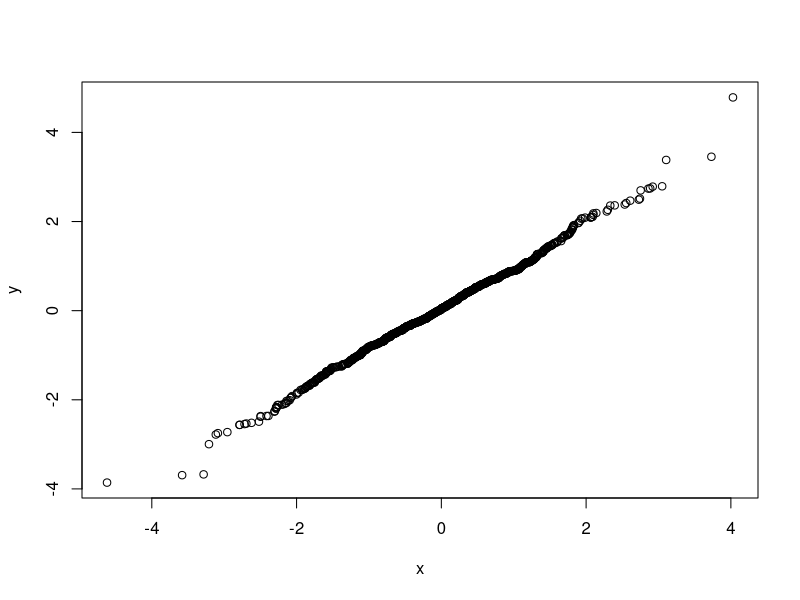
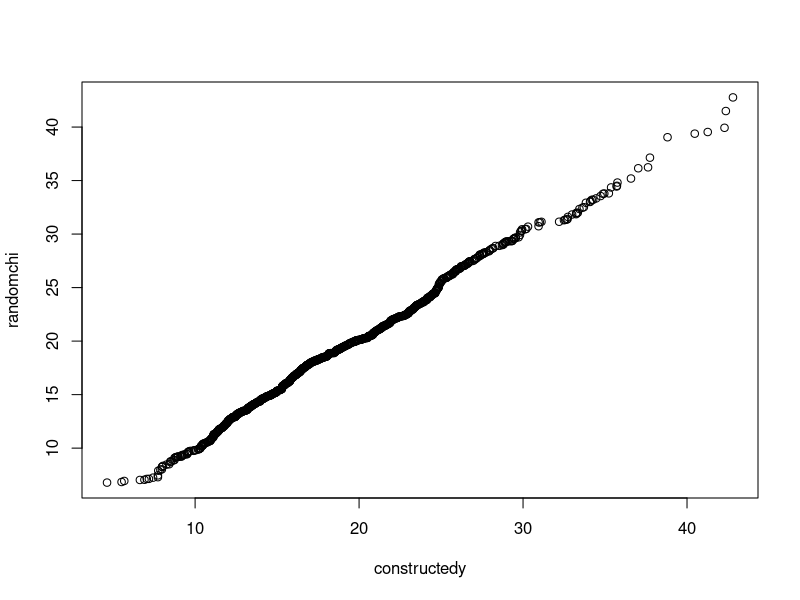
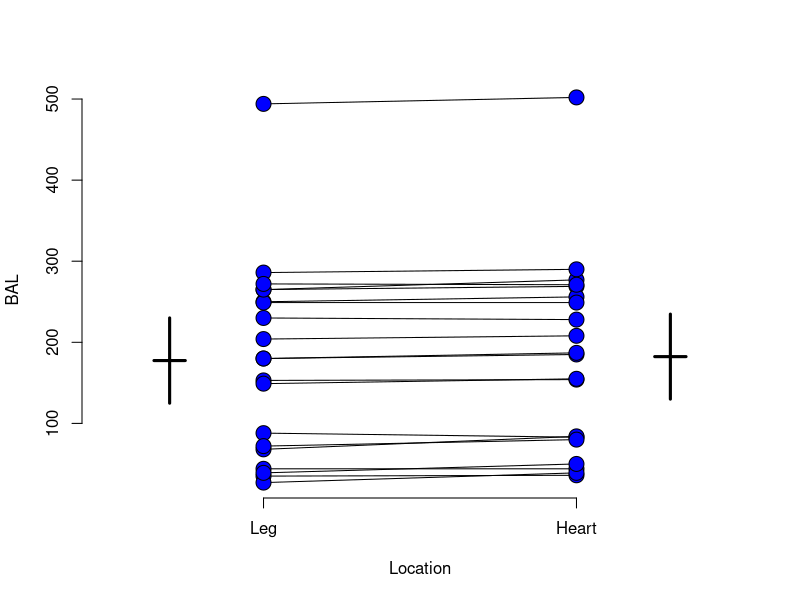
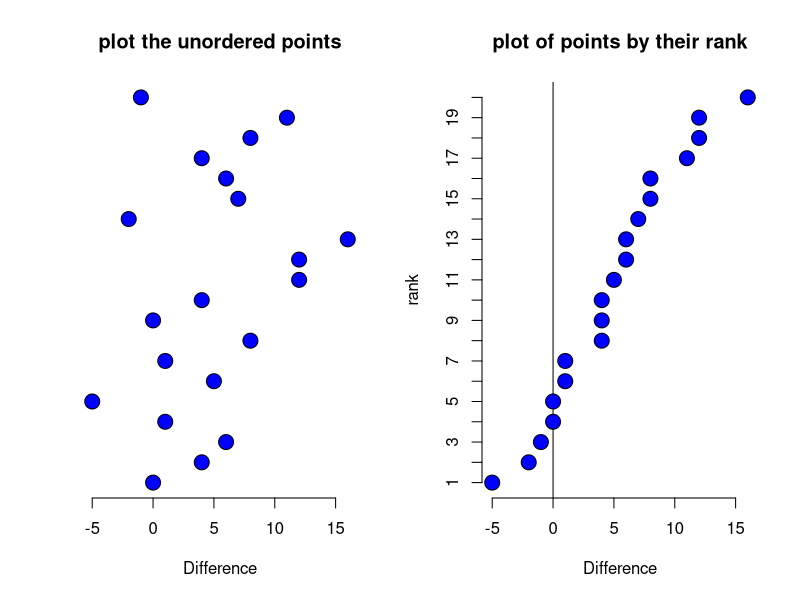
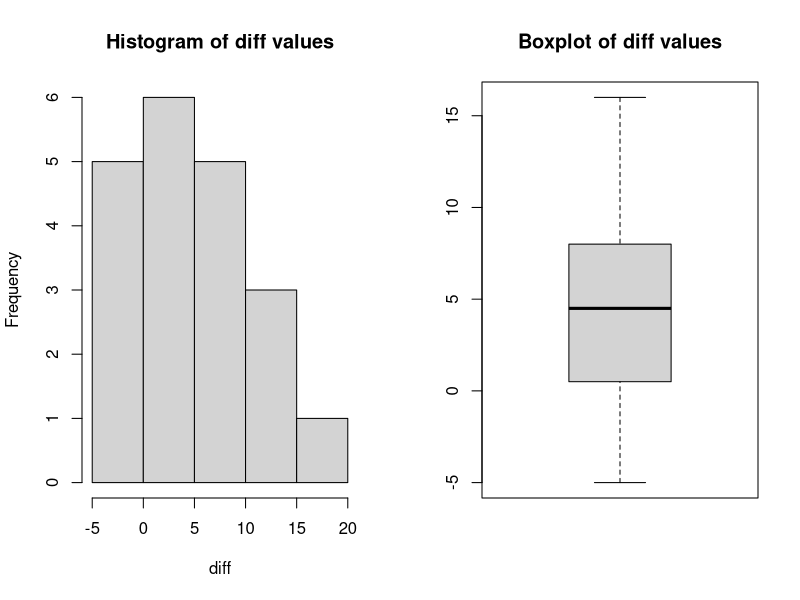
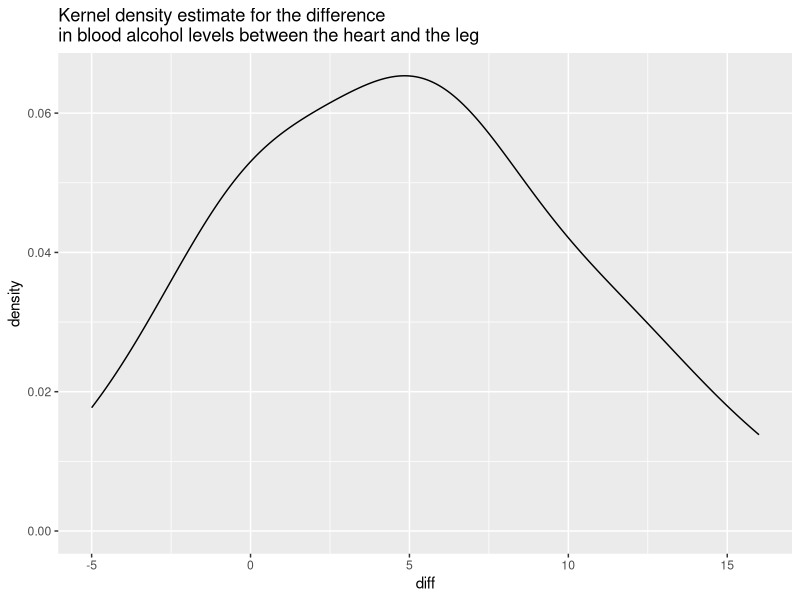
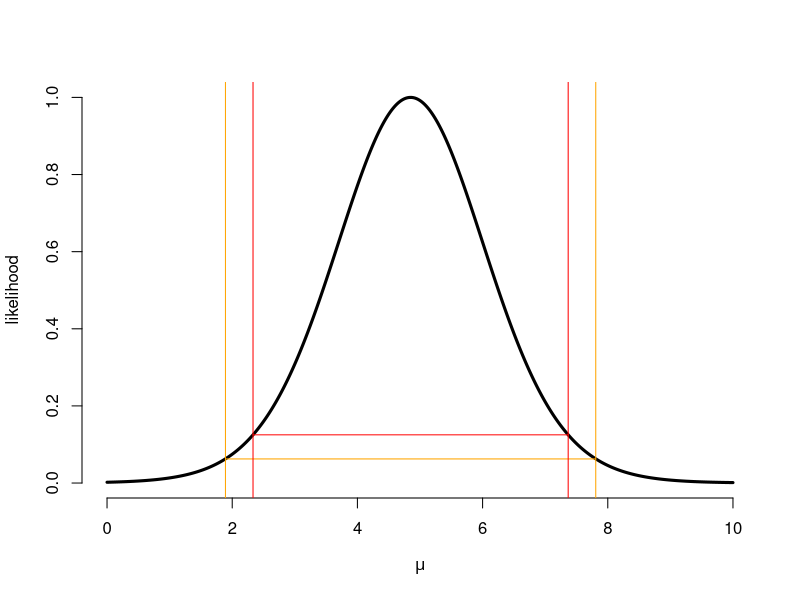
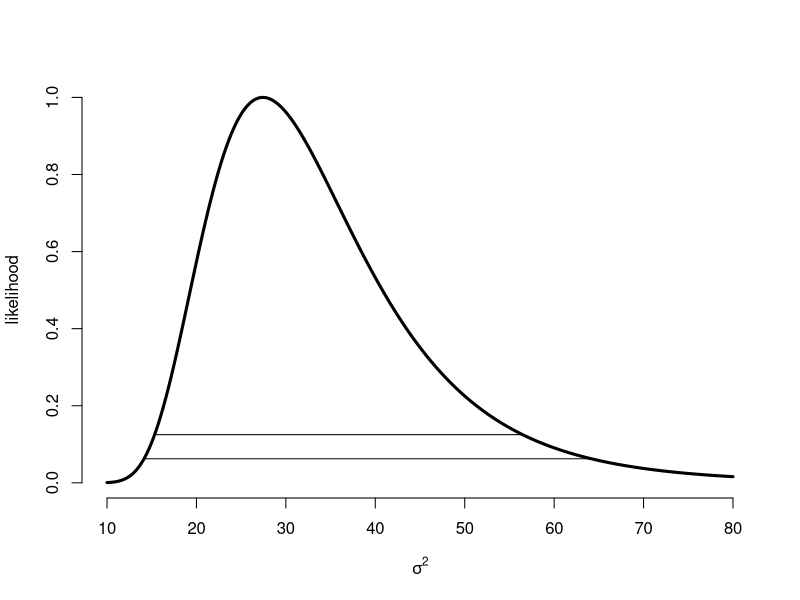

These figures' R source, in order: (Note: this script raises an error after producing the figures.)
#4
x=matrix(rnorm(1000*20,5,sqrt(2)),nrow = 1000)
m=apply(x,1,mean)
v=apply(x,1,sd)
x=(m-5)/(v/sqrt(20))
y=rt(1000,19)
qqplot(x,y)

#5
#sd=sqrt(2) not 2
x=matrix(rnorm(1000*20,5,sqrt(2)), nrow = 1000)
y=apply(x,1,var)
constructedy=y*19/2
#n=20,sigma^2=2
randomchi=rchisq(1000,19)
qqplot(constructedy,randomchi)


#7
A <- c( 44,265,250,153, 88,180, 35,494,249,204,
        265, 27, 68,230,180,149,286, 72, 39,272)
B <- c( 44,269,256,154, 83,185, 36,502,249,208,
        277, 39, 84,228,187,155,290, 80, 50,271)
plot(c(.5, 2.5), range(A, B), type = "n", 
     axes = FALSE, xlab = "Location", ylab = "BAL")
axis(1, c("Leg", "Heart"), at = 1 : 2)
axis(2)
## Horizontal lines representing mean values in both groups
lines(c(.65, .75), rep(mean(A), 2), lwd = 3)
lines(c(2.25, 2.35), rep(mean(B), 2), lwd = 3)
## Vertical lines representing mean +/- 2 * standard deviation of the mean
lines(c(.70, .70), mean(A) + c(-1, 1) * 2 * sd(A) / sqrt(length(A)), 
      lwd = 3)
lines(c(2.30, 2.30), mean(B) + c(-1, 1) * 2 * sd(B) / sqrt(length(B)), 
      lwd = 3)
for (i in 1 : 20){
  lines(1 : 2, c(A[i], B[i]), lwd = 1)
  points(1 : 2, c(A[i], B[i]), pch = 21, bg = "blue", cex = 2)
}


diff <- B - A
par(mfrow=c(1,2))
# a stem and leaf plot (Recall Lecture 11 page 9)
stem(diff)
## Just plot the UNORDERED points
## type "n" for no plotting yet 
plot(diff, 1 : length(diff), type = "n", xlab = "Difference", 
     ylab = "", axes = FALSE, main = "plot the unordered points")
axis(1)
points(diff, 1 : length(diff), pch = 21, bg = "blue", cex = 2)

## Plot the points by their rank
plot(diff, 1 : length(diff), type = "n", xlab = "Difference", 
     ylab = "rank", axes = FALSE, main = "plot of points by their rank")
axis(1)
axis(2, 1 : length(diff)) 
abline(v = 0)
points(sort(diff), 1 : length(diff), pch = 21, bg = "blue", cex = 2)

## Try a histogram
hist(diff, main = "Histogram of diff values")

## Try a boxplot
boxplot(diff, main = "Boxplot of diff values")


library(ggplot2)
ggplot(data.frame(diff), aes(x = diff)) +
  geom_density(stat = "density") + 
  labs(title = "Kernel density estimate for the difference\nin blood alcohol levels between the heart and the leg")

mu0 <- 0 
n <- length(diff)
t_val <- (mean(diff) - mu0) / (sd(diff) / sqrt(n))
abs(t_val) >= qt(.975, df = n - 1)  
mean(diff)+c(-1,1)*sd(diff)/sqrt(n)



## Erase past settings of number of plots in one window to default (=1)
par(mfrow = c(1,1))
## Vector of mu values we consider
muVals <- seq(0, 10, length = 1000)
## For each element in vector of mu values, compute corresponding 
## profile likelihood
likeVals <- sapply(muVals, function(mu) sum((diff - mu)^2) ^ (-n/2))
## Normalize values 
likeVals <- likeVals / max(likeVals)
plot(muVals, likeVals, type = "l", xlab = expression(mu),
     ylab = "likelihood", frame = FALSE, lwd = 3)
lines(range(muVals[likeVals>1/8]), c(1/8,1/8), col = "red")
lines(range(muVals[likeVals>1/16]), c(1/16,1/16), col = "orange", cex = 3)
abline(v = range(muVals[likeVals>1/8]), col = "red")
abline(v = range(muVals[likeVals>1/16]), col = "orange")



sigmaVals <- seq(10, 80, length = 1000)
likeVals = 1/(sigmaVals^(n/2))*exp(-sum((diff-mean(diff))^2)/2/sigmaVals)
likeVals = likeVals/max(likeVals)
plot(sigmaVals, likeVals,
     type = "l",
     frame = F,
     xlab = expression(sigma^2),
     ylab = "likelihood", lwd = 3)
lines(range(sigmaVals[likeVals >= 1 / 8]), c(1 / 8, 1 / 8))
lines(range(sigmaVals[likeVals >= 1 / 16]), c(1 / 16, 1 / 16))
sigmaVals[which(likeVals == max(likeVals))]


#8

x <- c(4,2,4,7,1,5,3,2,2,4,5,2,5,3,1,4,3,1,1,3)
mean(x) + c(-1,1) * qt(0.975,19)* sd(x) / sqrt(20)
B <- 1000 
n <- length(x)
resamples <- matrix(sample(x, n * B, replace = TRUE), B, n) 
means <- apply(resamples, 1, mean)
sd(means) 
quantile(means, c(.025, .975)) 


#9
x <- c(4,2,4,7,1,5,3,2,2,4,5,2,5,3,1,4,3,1,1,3)
y <- log(x)
mean(y) + c(-1,1) * qt(0.975,19)* sd(y) / sqrt(20)
exp(b)



#10

n=20
x=12
p=seq(0,1,length=101)
like=choose(n,x)*p^x*(1-p)^(n-x)
likep=rep(0,length=101)
for (i in 1:101) 
{
  likep[i]=choose(n,x)*p[i]^x*(1-p[i])^(n-x)
}
plot(p,likep,type="l",xlab='number',lwd=3)
p[which(likep == max(likep))]



#11
#p=0.3
x <- rbinom(1000,10,0.3)
a <- x/10
sum(a-1.96*sqrt(a*(1-a)/10)<=0.3 & 0.3<=a+1.96*sqrt(a*(1-a)/10))/1000
b <- (x+2)/14
sum(b-1.96*sqrt(b*(1-b)/10)<=0.3 & 0.3<=b+1.96*sqrt(b*(1-b)/10))/1000
#for p=0.1
x <- rbinom(1000,10,0.1)
c <- x/10
sum(c-1.96*sqrt(c*(1-c)/10)<=0.1 & 0.1<=c+1.96*sqrt(c*(1-c)/10))/1000
d <- (x+2)/14
sum(d-1.96*sqrt(d*(1-d)/10)<=0.1 & 0.1<=d+1.96*sqrt(d*(1-d)/10))/1000
#for p=0.5
x <- rbinom(1000,10,0.5)
e <- x/10
sum(e-1.96*sqrt(e*(1-e)/10)<=0.5 & 0.5<=e+1.96*sqrt(e*(1-e)/10))/1000
f <- (x+2)/14
sum(f-1.96*sqrt(f*(1-f)/10)<=0.5 & 0.5<=f+1.96*sqrt(f*(1-f)/10))/1000


#12
n=10
x1 <- c(3.22,4.06,3.85,3.5,2.8,3.25,4.2,3.05,2.86,3.5,
        2.95,3.75,4,3.42,2.77,3.2,3.9,2.76,2.75,3.32)
x1 <- matrix(x1,nrow=10,ncol=2)
y1 <- x1[,1]-x1[,2]
mean(y1)+c(-1,1)*qt(0.975,9)*sd(y1)/sqrt(10)
muVals <- seq(-0.5,0.5, length = 1000)
likeVals <- sapply(muVals, function(mu) sum((y1 - mu)^2) ^ (-n/2))
likeVals <- likeVals / max(likeVals)
plot(muVals, likeVals, type = "l", xlab = expression(mu),
     ylab = "likelihood", frame = FALSE, lwd = 3)
lines(range(muVals[likeVals>1/8]), c(1/8,1/8), col = "red")
lines(range(muVals[likeVals>1/16]), c(1/16,1/16), col = "orange", cex = 3)
abline(v = range(muVals[likeVals>1/8]), col = "red")
abline(v = range(muVals[likeVals>1/16]), col = "orange")
muVals[which(likeVals == max(likeVals))]




#13
x2 <- c(2.85,3.32,3.01,2.95,2.78,2.86,2.78,2.90,2.76,3.00,3.26,2.84,2.50,3.59,3.3,
       2.88,3.40,3.02,2.84,2.75,3.2,2.96,2.74,3.02,3.08,3.00,3.4,2.59,3.29,3.32)
x2 <- matrix(x2,nrow=15,ncol=2)
diff <- x2[,1]-x2[,2]

## Try a histogram
hist(diff, main = "Histogram of diff values in smokers")

## Try a boxplot
boxplot(diff, main = "Boxplot of diff values in smokers")

## Try a histogram
hist(y1, main = "Histogram of diff values in nonsmokers")

## Try a boxplot
boxplot(y1, main = "Boxplot of diff values in nonsmokers")

ggplot(data.frame(y1), aes(x = y1)) +
  geom_density(stat = "density") + 
  labs(title = "Knernel density estimate for the difference in nonsmokers")

ggplot(data.frame(diff), aes(x = diff)) +
  geom_density(stat = "density") + 
  labs(title = "Knernel density estimate for the difference in smokers")



#14
 x <- rnorm(n=260, mean=9.78, sd=7.51)
 y <- rnorm(n=289, mean=12.83, sd=8.31)
 t.test(y,x)
 


#15
pvar=sqrt((1.5^2*8+1.8^2*8)/16)
4+c(-1,1)*qt(0.975,16)*pvar*sqrt(2/9)